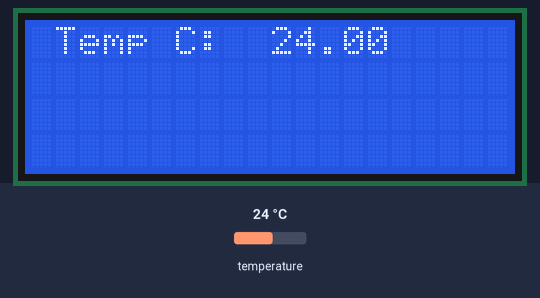
This sketch was run on a simulated Arduino Uno, built with avr-gcc and run on an emulated ATmega328P. Parts: 20×4 character LCD. The test bench sets the inputs (shaded band); at power-on: temperature 24 °C. What the sketch prints to the serial monitor is not drawn.

Above: at 1.2 s.
1.3 s: temperature set to 12 °C
At 2.8 s:
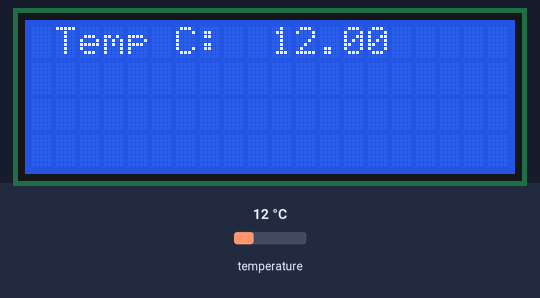
3.1 s: temperature set to 19 °C
4.7 s: temperature set to 28 °C
At 5.4 s:
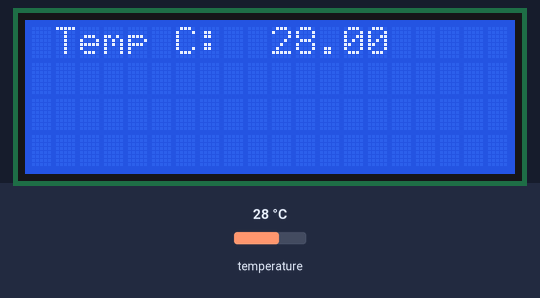
Timing chart, 0 to 7.7 s (numbered marks = the images above; inputs shaded):
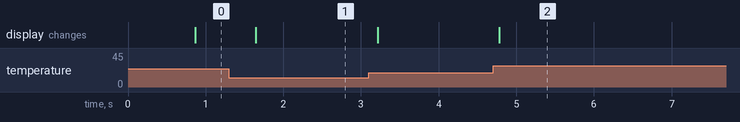

The sketch:

sensor.ino
```cpp
// ***********************************************************************************
//
// PROJECT     :  temperature sensor V1 for arduino version
//
// FUNCTION    :  sensor
//
// AUTHOR      :  Wei-Ting Chen
//
// Reference   :  https://arduinojson.org/v6/api/jsondocument/
//                https://www.arduino.cc/reference/en/
//
//
//
// ***********************************************************************************

#include <OneWire.h>
#include <DallasTemperature.h>
#include <LiquidCrystal_I2C.h>
#include <ArduinoJson.h>


// *****************************************************************
// define the display type
LiquidCrystal_I2C lcd (0x27, 20,  4);


// Data wire is plugged into port 2 on the Arduino
#define ONE_WIRE_BUS 2
OneWire oneWire(ONE_WIRE_BUS);

// Pass our oneWire reference to Dallas Temperature.
DallasTemperature sensors(&oneWire);
int index = 0 ;

// To store in the heap
// that implicitly becomes an object
DynamicJsonDocument doc(1024);

// Useful :

// *****************************************************************


//******************************************************************
// Main setup
void setup(void)
{
  // start serial port
  Serial.begin(9600);
  Serial.println("Temperature Sensor");

  // Start up sensor
  sensors.begin();
  Serial.print("Found ");
  Serial.print(sensors.getDeviceCount(), DEC);
  Serial.println(" devices.");

  // report parasite power requirements
  Serial.print("Parasite power is: ");
  if (sensors.isParasitePowerMode()) Serial.println("ON");
  else Serial.println("OFF");

  // Start up LCD
  lcd.init();
  lcd.backlight();

}
//******************************************************************


//******************************************************************
// Function

// print the temperature on screen
void printTemperature(int index)
{

  //float tempC = sensors.getTempC(deviceAddress);
  float tempC = sensors.getTempCByIndex(index);
  int counter  = 0 ;
  if(tempC == DEVICE_DISCONNECTED_C)
  {
    Serial.println("Error: Could not read temperature data");
    return;
  }

  // print temperature
  Serial.print("Temp C");
  Serial.print(",");
  Serial.println(tempC);

  // To json file
  doc["Time"] = counter;
  doc["temperature"] = tempC;
  serializeJson(doc, Serial);

  //Serial.print(" Temp F: ");
  //Serial.println(DallasTemperature::toFahrenheit(tempC));

  //
  lcd.clear();
  lcd.print(" Temp C: ");
  lcd.setCursor(10,0);
  lcd.print(tempC);

}

// device address
void printAddress(DeviceAddress deviceAddress)
{
  for (uint8_t i = 0; i < 8; i++)
  {
    if (deviceAddress[i] < 16) Serial.print("0");
    Serial.print(deviceAddress[i], HEX);
  }
}

//******************************************************************
//

//******************************************************************
// Main loop
void loop(void)
{

  // request to all devices on the bus and to issue a global temperature
  Serial.println(" ");
  Serial.println("Requesting temperatures...");
  sensors.requestTemperatures();
  Serial.println("DONE");

  // print the current temperature
  printTemperature(index);


}
//******************************************************************
// Main loop
```

Measured:
- after the input at 1.3 s, the display: changes after 0.35 s (image 1)
- after the input at 4.7 s, the display: changes after 0.08 s (image 2)
